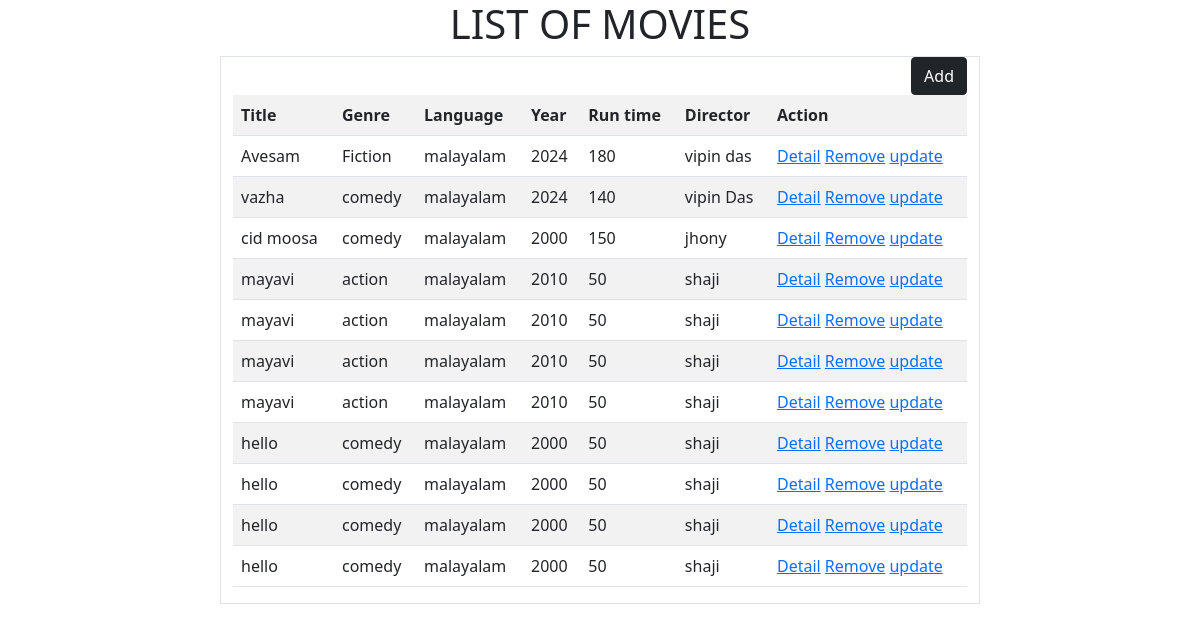
The page /movie/list/ on the database its author committed.
### myapp/models.py (models this page shows)
class Movies(models.Model):
    title=models.CharField(max_length=200)
    genre=models.CharField(max_length=200,choices=GenreChoice.choices)
    language=models.CharField(max_length=200)
    year=models.CharField(max_length=200)
    run_time=models.PositiveIntegerField()
    director=models.CharField(max_length=200)

### myapp/views.py (the view)
# urls.py: path('movie/list/',views.MovieListView.as_view(),name='movies-list'),
class MovieListView(View):
    def get(self,request,*args,**kwargs):
        qs=Movies.objects.all()
        return render(request,"movie_list.html",{"movies":qs})

### myapp/templates/movie_list.html (shortened to what this page needs)
<!DOCTYPE html>
<html lang="en">
<head>
    <link href="https://cdn.jsdelivr.net/npm/bootstrap@5.0.2/dist/css/bootstrap.min.css" rel="stylesheet">
</head>
<body>
    <h1><center>LIST OF MOVIES</center></h1>
    <div class="container">
        <div class="row">
            <div class="col-2"></div>
            <div class="col-8 border  p-8">
                <div class="w-100 d-flex justify-content-end">
                    <a href="{%url 'movie_add'%}" class="btn btn-dark">Add</a>
                </div>
                <table class="table table-striped">
                    <tr>
                        <th>Title</th>
                        <th>Genre</th>
                        <th>Language</th>
                        <th>Year</th>
                        <th>Run time</th>
                        <th>Director</th>
                        <th>Action</th>
                    </tr>
                    {%for m in movies%}
                    <tr>
                        <td>{{m.title}}</td>
                        <td>{{m.genre}}</td>
                        <td>{{m.language}}</td>
                        <td>{{m.year}}</td>
                        <td>{{m.run_time}}</td>
                        <td>{{m.director}}</td>
                        <td>
                            <a href="{%url 'movies-detail' m.id %}">Detail</a>
                            <a href="{%url 'movies-delete' m.id %}">Remove</a>
                            <a href="{%url 'movies-update' m.id %}">update</a>
                        </td>
                    </tr>
                    {%endfor%}
                </table>
            </div>
            <div class="col-2"></div>
        </div>
    </div>
</body>
</html>

### rows shown on the page
Movies: title "Avesam", genre "Fiction", language "malayalam", year "2024", run_time "180", director "vipin das"
Movies: title "vazha", genre "comedy", language "malayalam", year "2024", run_time "140", director "vipin Das"
Movies: title "cid moosa", genre "comedy", language "malayalam", year "2000", run_time "150", director "jhony"
Movies: title "mayavi", genre "action", language "malayalam", year "2010", run_time "50", director "shaji"
Movies: title "mayavi", genre "action", language "malayalam", year "2010", run_time "50", director "shaji"
Movies: title "mayavi", genre "action", language "malayalam", year "2010", run_time "50", director "shaji"
Movies: title "mayavi", genre "action", language "malayalam", year "2010", run_time "50", director "shaji"
Movies: title "hello", genre "comedy", language "malayalam", year "2000", run_time "50", director "shaji"
Movies: title "hello", genre "comedy", language "malayalam", year "2000", run_time "50", director "shaji"
Movies: title "hello", genre "comedy", language "malayalam", year "2000", run_time "50", director "shaji"
Movies: title "hello", genre "comedy", language "malayalam", year "2000", run_time "50", director "shaji"
